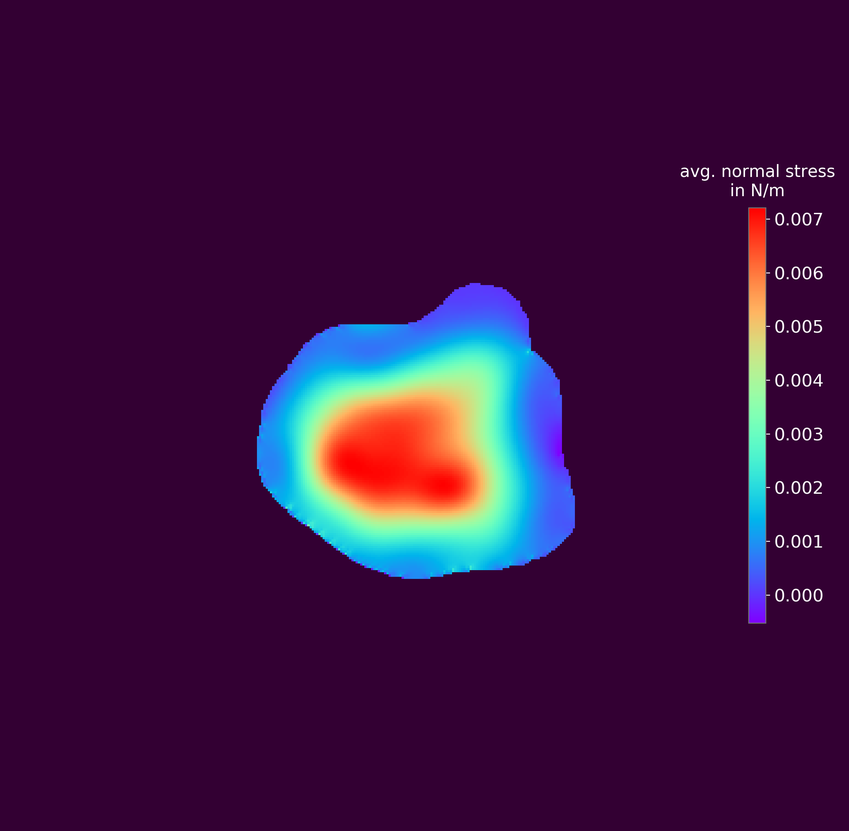
#> input picture example_analysis/KO_analyzed/04avg_normal.png, 849 x 831 px, shrunk from 2032 x 1991 before the run
$ python -i utilities_TFM.py   (imports and definitions only)
#> lines starting #> are read from the running program, lines starting #| are printed output that depends on the picture
# general usefull function
import copy
import os
import warnings
from collections import defaultdict
import natsort
import matplotlib.pyplot as plt
import numpy as np
from scipy.ndimage.filters import gaussian_filter


class suppress_warnings():
    def __init__(self, warning_type):
        self.warning_type = warning_type

    def __enter__(self):
        warnings.filterwarnings("ignore", category=self.warning_type)

    def __exit__(self, type, value, traceback):
        warnings.filterwarnings("default", category=self.warning_type)


# [30 lines left out: functions make_iterable, convert_none_str, make_iterable_args, convert_axis_tick_unit, not called in this run]


def convert_str_none(string):
    # converts "None" or "none" to None
    return string if not (string == "None" or string == "none") else None


# [81 lines left out: functions make_rank_list, invert_dictionary, round_flexible, round_flexible_str, split_path_with_os, not called in this run]


def gaussian_with_nans(arr1, sigma="auto"):
    '''
    applies a gaussian to an array with nans, so that nan values are ignored.
    :param arr1:
    :param sigma: either a string or a float. Sigma as a string: "auto" or "auto-n",n will be applied as a factor
    to determine sigma based on the largest array-axis. Sigma as a float: will directly be used as a sigma for the
    gaussian filter// doesn't depend on axis lengths.
    :return:
    '''
    if isinstance(sigma, str):
        if "auto" in sigma:
            try:
                sigfactor = float(sigma.split("-")[1])
            except IndexError as e:
                sigfactor = 1
                print(e)
            sigma = np.max(arr1.shape) / (500 * sigfactor)  # appropriate sigma

    # not sure why this works....
    arr_zeros = copy.deepcopy(arr1)
    arr_ones = copy.deepcopy(arr1)
    arr_zeros[np.isnan(arr1)] = 0  # array where all nans are replaced by zeros
    arr_ones[~np.isnan(arr1)] = 1
    arr_ones[np.isnan(arr1)] = 0  # array where all nans are replaced by zeros and all other values are replaced by ones

    filter_zeros = gaussian_filter(arr_zeros, sigma=sigma)  # gaussian filter applied to both arrays
    filter_ones = gaussian_filter(arr_ones, sigma=sigma)
    filter_final = filter_zeros / filter_ones  # devision cancles somehow the effect of nan positions
    filter_final[np.isnan(arr1)] = np.nan  # refilling original nans
    return filter_final


# [102 lines left out: functions make_display_mask, find_prefix, convert_to_int, try_int_strip, squeeze_list, createFolder and 4 more, not called in this run]


def ndargmin(array):
    return np.unravel_index(np.nanargmin(array), array.shape)


# [132 lines left out: functions make_random_discrete_color_range, get_group, find_non_nan_region, is_int, except_error, try_float_convert and 2 more, not called in this run]

>>> import cv2
>>> picture = cv2.imread('../../../example_analysis/KO_analyzed/04avg_normal.png', cv2.IMREAD_GRAYSCALE)
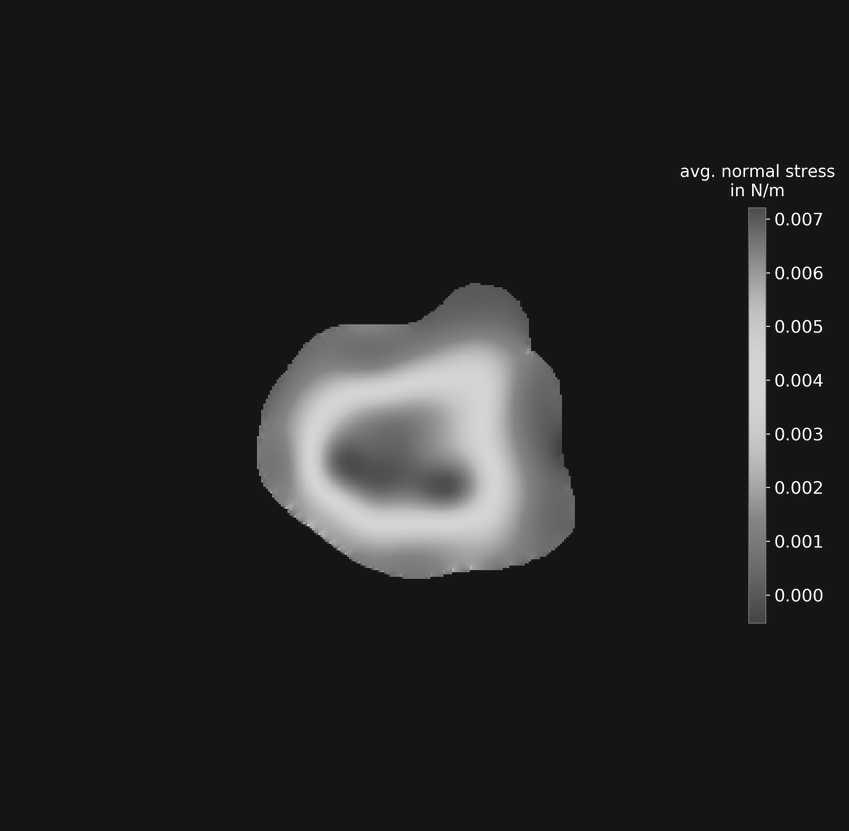
#> picture: shape (831, 849); min 5, max 255, mean 35.6
>>> result = gaussian_with_nans(picture)
#> in gaussian_with_nans, `arr_ones[~np.isnan(arr1)] = 1`: arr_ones: shape (831, 849); every value is 1
